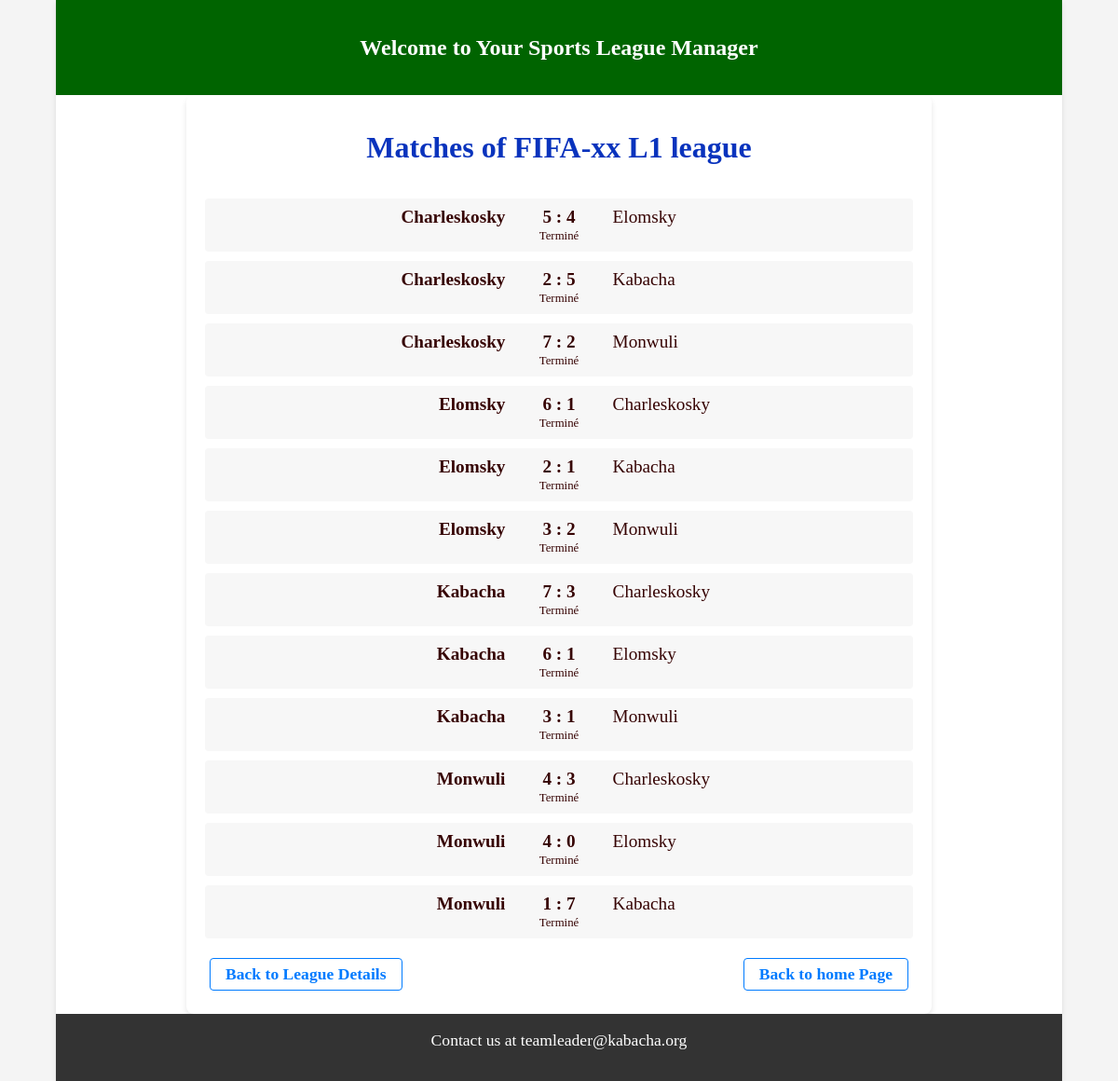
The app's page /matches/1/allMatches with its own data.
### matches/models.py (models this page shows, shortened)
class League(models.Model):
    name = models.CharField(max_length=50, unique=True)
    number_of_teams = models.IntegerField()
    start_date = models.DateField()
    end_date = models.DateField()

class Match(models.Model):
    league = models.ForeignKey(League, related_name='matches', on_delete=models.CASCADE)
    date = models.DateField()
    home_team = models.ForeignKey(Team, related_name='home_games', on_delete=models.CASCADE)
    away_team = models.ForeignKey(Team, related_name='away_games', on_delete=models.CASCADE)
    home_score = models.IntegerField(default=0, validators=[MinValueValidator(0)])
    away_score = models.IntegerField(default=0, validators=[MinValueValidator(0)])
    completed = models.BooleanField(default=False)

class Team(models.Model):
    league = models.ForeignKey(League, related_name='teams', on_delete=models.CASCADE)
    name = models.CharField(max_length=100)
    name_short = models.CharField(max_length=4)
    games_played = models.IntegerField(default=0)
    wins = models.IntegerField(default=0)
    losses = models.IntegerField(default=0)
    draws = models.IntegerField(default=0)
    points = models.IntegerField(default=0)
    goals_for = models.IntegerField(default=0, validators=[MinValueValidator(0)])
    goals_against = models.IntegerField(default=0, validators=[MinValueValidator(0)])
    goal_difference = models.IntegerField(default=0)
    class Meta:
        unique_together = ('name', 'league')

### matches/views.py (the view)
# urls.py: path('matches/<int:league_id>/allMatches', MatchListView.as_view(), name='matchList'),
class MatchListView(ListView):
    model = Match
    context_object_name = 'matches'
    template_name = 'matches/leagueMatches.html'
    def get_queryset(self):
        league_id = self.kwargs.get('league_id')
        return Match.objects.filter(league__id=league_id).order_by('-date')
    def get_context_data(self, **kwargs):
        context = super().get_context_data(**kwargs)
        league_id = self.kwargs.get('league_id')
        context['league'] = get_object_or_404(League, pk=league_id)
        return context

### matches/templates/matches/leagueMatches.html (shortened to what this page needs)
{% extends "matches/home.html" %}
{% block content %}
<div class="matchList">
  <h1>Matches of {{ league.name }} league</h1>
  <ul>
    {% for match in matches %}
    <li>
      <div class="matchDetails">
        <div class="homeTeam Team">{{ match.home_team.name }}</div>
        <div class="score">
          <span>{{ match.home_score }} : {{ match.away_score }}</span>
        </div>
        <div class="awayTeam Team">{{ match.away_team.name }}</div>
      </div>
      <div class="played">
        {% if match.completed %}Terminé{% else %}A venir{% endif %}</div>
    </li>
    {% empty %}
    <li>No matches scheduled yet.</li>
    {% endfor %}
  </ul>
  <div class="backdir">
    <a href="{% url 'allLeague' %}">Back to League Details</a>
    <a href="{% url 'index' %}">Back to home Page</a>
  </div>
</div>
{% endblock %}

### matches/static/matches/css/style.css (style rules this page uses)
body { color: #360303; background-color: #f4f4f4; }
h1 { font-size: 1.5rem; font-weight: bold; text-align: center; padding-top: 1.2rem; padding-bottom: 1.2rem; }
a { text-decoration: none; font-size: 1.1rem; color: green; font-weight: bold; }
.backdir { display: flex; justify-content: space-between; margin-top: 1rem; }
.backdir a { text-decoration: none; color: #007bff; background-color: transparent; margin: 5px; padding: 8px 16px; border: 1px solid #007bff; border-radius: 4px; display: inline-block; }
.matchList { background-color: #fff; padding: 20px; border-radius: 8px; box-shadow: 0 4px 6px rgba(0, 0, 0, 0.1); width: 90%; max-width: 800px; margin: auto; }
.matchList h1 { text-align: center; color: #0933bd; margin-bottom: 20px; font-size: 2rem; font-weight: bold; }
.matchList ul { list-style: none; padding: 0; }
.matchList ul li { padding: 10px; margin: 10px 0; border-radius: 4px; background-color: #f7f7f7; display: flex; flex-direction: column; justify-content: space-between; align-items: center; }
.matchList ul li .matchDetails { display: flex; width: 100%; justify-content: space-between; align-items: center; }
.matchList ul li .matchDetails .Team { flex-grow: 1; width: 40%; font-size: 1.2rem; }
.matchList ul li .matchDetails .homeTeam { text-align: right; margin-right: 2.5rem; font-weight: 800; }
.matchList ul li .matchDetails .awayTeam { text-align: left; margin-left: 2.5rem; }
.matchList ul li .matchDetails .score { font-size: 1.2em; font-weight: bold; }
.matchList ul li .played { font-size: 0.8em; margin-top: 5px; }
.matchList .backdir a { text-decoration: none; color: #007bff; background-color: transparent; margin: 5px; padding: 8px 16px; border: 1px solid #007bff; border-radius: 4px; display: inline-block; }
.matchList .backdir { display: flex; justify-content: space-between; }

### records on screen
League: name "FIFA-xx L1"
Match: home_team.name "Charleskosky", home_score "5", away_score "4", away_team.name "Elomsky", completed "Terminé"
Match: home_team.name "Charleskosky", home_score "2", away_score "5", away_team.name "Kabacha", completed "Terminé"
Match: home_team.name "Charleskosky", home_score "7", away_score "2", away_team.name "Monwuli", completed "Terminé"
Match: home_team.name "Elomsky", home_score "6", away_score "1", away_team.name "Charleskosky", completed "Terminé"
Match: home_team.name "Elomsky", home_score "2", away_score "1", away_team.name "Kabacha", completed "Terminé"
Match: home_team.name "Elomsky", home_score "3", away_score "2", away_team.name "Monwuli", completed "Terminé"
Match: home_team.name "Kabacha", home_score "7", away_score "3", away_team.name "Charleskosky", completed "Terminé"
Match: home_team.name "Kabacha", home_score "6", away_score "1", away_team.name "Elomsky", completed "Terminé"
Match: home_team.name "Kabacha", home_score "3", away_score "1", away_team.name "Monwuli", completed "Terminé"
Match: home_team.name "Monwuli", home_score "4", away_score "3", away_team.name "Charleskosky", completed "Terminé"
Match: home_team.name "Monwuli", home_score "4", away_score "0", away_team.name "Elomsky", completed "Terminé"
Match: home_team.name "Monwuli", home_score "1", away_score "7", away_team.name "Kabacha", completed "Terminé"
